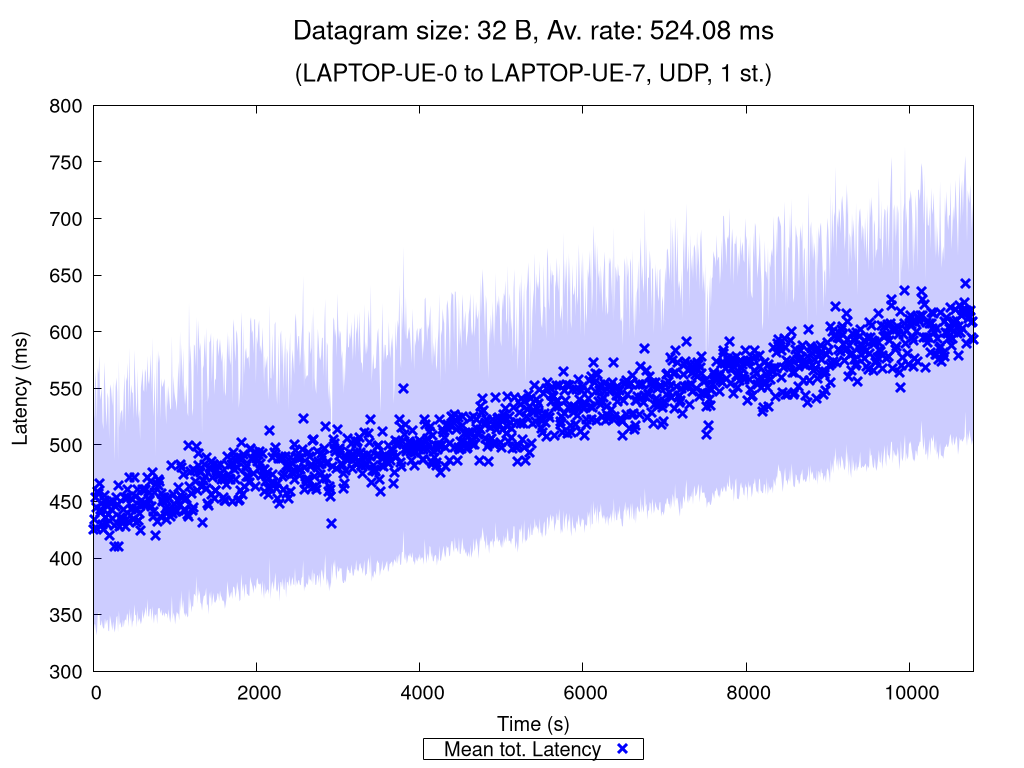

Recreate this plot in gnuplot.
set terminal pngcairo nocrop enhanced size 1024,768 font "Verdana,15"
set output "UDP_1_st_2020_11_02_19-33-08_one2two_00032B.png"

set title "{/=20 Datagram size: 32 B, Av. rate: 524.08 ms}\n\n{/=18 (LAPTOP-UE-0 to LAPTOP-UE-7, UDP, 1 st.)}"

set xlabel "Time (s)"
set ylabel "Latency (ms)"
set ytics nomirror
set key bmargin center horizontal box samplen 1 width -1
set bmargin 4.6
set rmargin 4.5

rf = 1.0  # rate factor
set style fill transparent solid 0.2 noborder
set autoscale xfix
plot "UDP_1_st_2020_11_02_19-33-08_one2two_00032B_iperf_processed.dat" using 1:($2/rf-$3/rf):($2/rf+$3/rf) with filledcurves lc rgb "blue" notitle, \
     "" using 1:($2/rf) with points pt 2 ps 1.5 lw 3 lc rgb "blue" title "Mean tot. Latency", \
